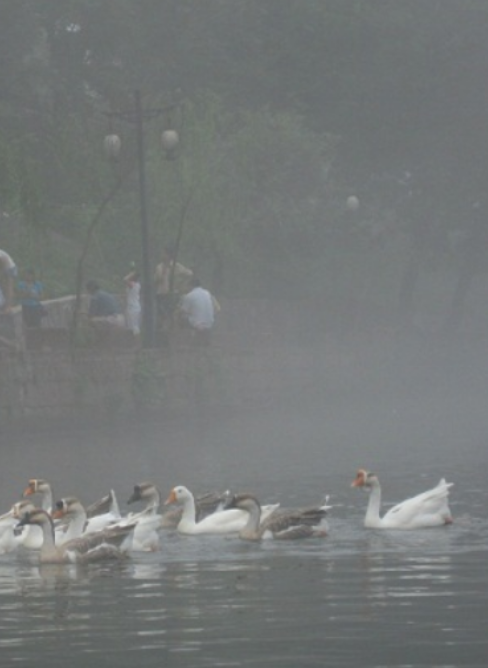
#> input picture 图像去雾/HazeRemoval/2.png, 488 x 668 px, found by its file name
$ python HeKaiming.py
#> lines starting #> are read from the running program, lines starting #| are printed output that depends on the picture
import cv2 as cv
import numpy as np

def Dark_Channel(image_min, r = 7):
    '''最小值滤波，滤波的半径由窗口大小决定'''
    return cv.erode(image_min, np.ones((2 * r + 1, 2 * r + 1)))


def Guided_Filter(img, p, r, eps):
    '''引导滤波'''
    # blur(src, dst, ksize, anchor, borderType)等价于boxFilter(src, dst,src.type(), anchor, true, borderType)
    mean_I = cv.blur(img, (r, r)) #I的均值平滑
    mean_p = cv.blur(p, (r, r)) #p的均值平滑

    mean_II = cv.blur(img * img, (r, r)) #I*I的均值平滑
    mean_Ip = cv.blur(img * p, (r, r)) #I*p的均值平滑

    var_I = mean_II - mean_I * mean_I #方差
    cov_Ip = mean_Ip - mean_I * mean_p #协方差

    a = cov_Ip / (var_I +eps) #相关因子a
    b = mean_p - a *mean_I #相关因子b

    mean_a = cv.blur(a, (r, r)) #对a进行均值平滑
    mean_b = cv.blur(b, (r, r)) #对b进行均值平滑

    q = mean_a * img + mean_b
    # print("q",q)
    return q

def get_A_t(Image, img_origin, V):
#输入：Image最小值图像，img_origion原图，w是t之前的修正参数，t0阈值，V导向滤波结果
#对于灰度图像：bright = R = G = B
#对于RGB图像，bright = (0.114 * B) + (0.587 * G) + (0.299 * R)
    rows, cols, channels = img_origin.shape
    size = rows * cols
    list = [0 for i in range(size)]
    m = 0
    for t in range(0, rows):
        for j in range(0, cols):
            list[m] = Image[t][j]
            m = m+1

    list.sort(reverse=True) #降序排序
    index =int(size * 0.001) #从暗通道中选取亮度最大的前0.1%
    Threshold = list[index+1] #阈值，后面要比这个大才行
    A = 0
    for i in range(0, rows):
        for j in range(0, cols):
            B = img_origin[i][j][0]
            G = img_origin[i][j][1]
            R = img_origin[i][j][2]
            bright = 0.114 * B + 0.587 * G + 0.299 * R
            if Image[i][j] > Threshold and bright > A:
                A = bright
    t = 1 - 0.95 * (V/A) #原文中w等于0.95，作者认为为了保持图像的真实感需要保留少量的“雾气”
    # t = np.maximum(t, 0.1) #把数组中小于某个值的数都设为0.1
    return A, t

def repair(Image, t, A, t0 = 0.1):
    rows, cols, channels = Image.shape
    J = np.zeros(Image.shape)
    for i in range(0, rows):
        for j in range(0, cols):
            for c in range(0, channels):
                t[i][j] = t[i][j] - 0.12 #调参感觉舒服多了
                J[i][j][c] = (Image[i][j][c]-A/255.0)/max(t[i][j],t0)+A/255.0
    return J

if __name__ == '__main__':
    img = cv.imread('./1/2.png')
#> img is the input picture: shape (668, 488, 3); mean B, G, R 119.9, 120.3, 116.7
    img_arr = np.array(img/255.0) #归一化
    img_min = np.min(img_arr, 2) #求出每个像素RGB分量中的最小值，存入一副和原始图像大小相同的灰度图中
    img_dark = Dark_Channel(img_min)
    A, t = get_A_t(img_dark, img, Guided_Filter(img_dark, img_min, r=81, eps=0.001))
#> in Guided_Filter, `mean_II = cv.blur(img * img, (r, r))`:
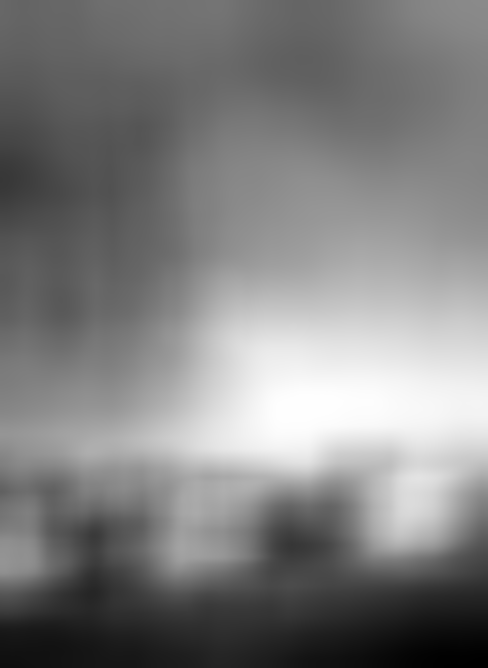
#> mean_II: shape (668, 488) float64; min 0.121, max 0.245, mean 0.183; drawn with min black and max white
#> in Guided_Filter, `mean_Ip = cv.blur(img * p, (r, r))`:
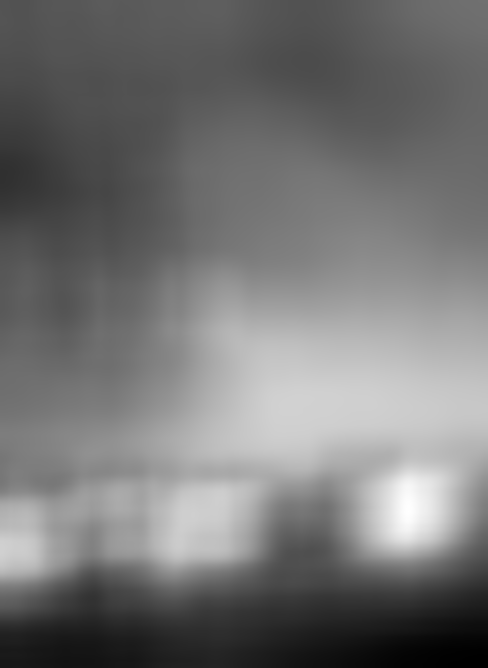
#> mean_Ip: shape (668, 488) float64; min 0.127, max 0.276, mean 0.196; drawn with min black and max white
#> in Guided_Filter, `var_I = mean_II - mean_I * mean_I`:
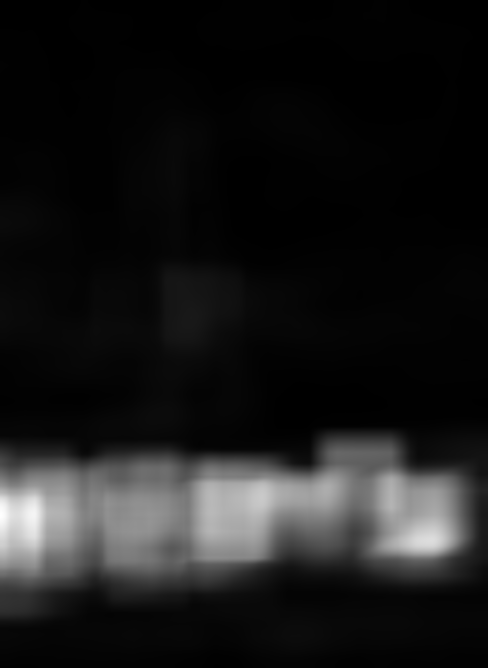
#> var_I: shape (668, 488) float64; min 5.16e-06, max 0.00624, mean 0.000642; drawn with min black and max white
#> in Guided_Filter, `a = cov_Ip / (var_I +eps)`:
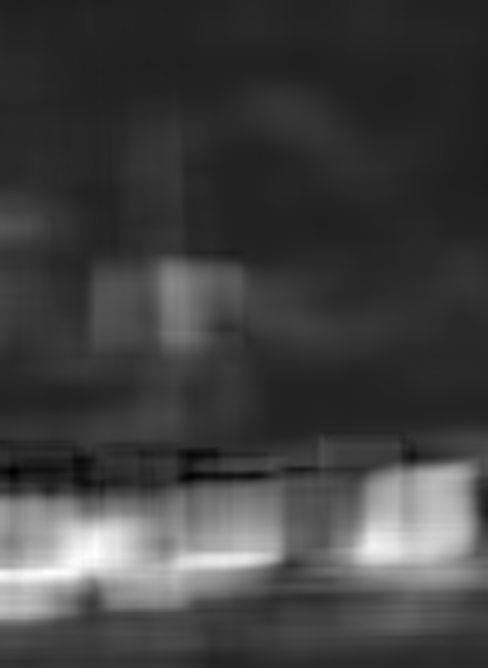
#> a: shape (668, 488) float64; min -0.156, max 1.12, mean 0.168; drawn with min black and max white
#> in Guided_Filter, `mean_a = cv.blur(a, (r, r))`:
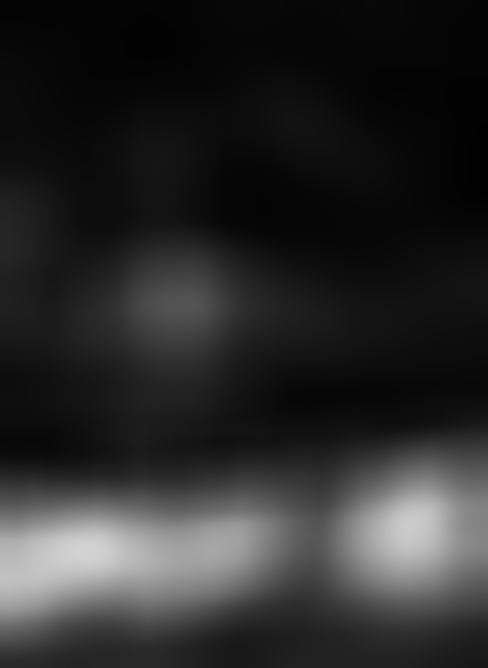
#> mean_a: shape (668, 488) float64; min 0.0092, max 0.826, mean 0.169
#> in Guided_Filter, `mean_b = cv.blur(b, (r, r))`:
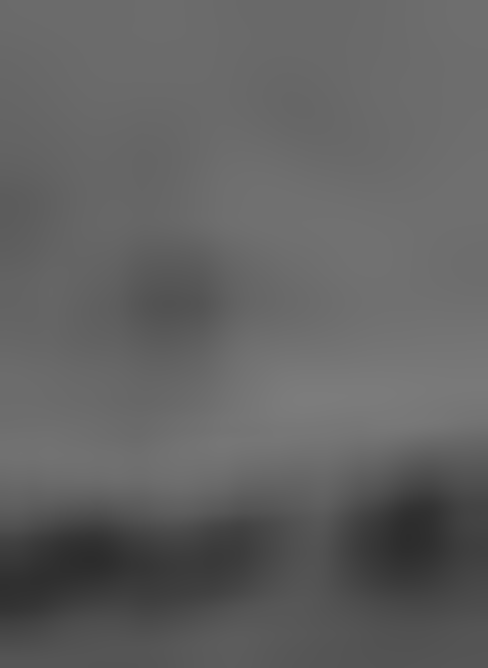
#> mean_b: shape (668, 488) float64; min 0.175, max 0.488, mean 0.385
#> in get_A_t, `rows, cols, channels = img_origin.shape`: rows = 668; cols = 488; channels = 3
#> in get_A_t, `size = rows * cols`: size = 325984
#> after the loop in get_A_t, `for t in range(0, rows):`: list = 325984 items; m = 325984
#> in get_A_t, `index =int(size * 0.001)`: index = 325
#> in get_A_t, `Threshold = list[index+1]`: Threshold = 0.639
#> after the loop in get_A_t, `for i in range(0, rows):`: A = 207
#> A = 207
    target = repair(img_arr, t, A)
#> after the loop in repair, `for i in range(0, rows):`:
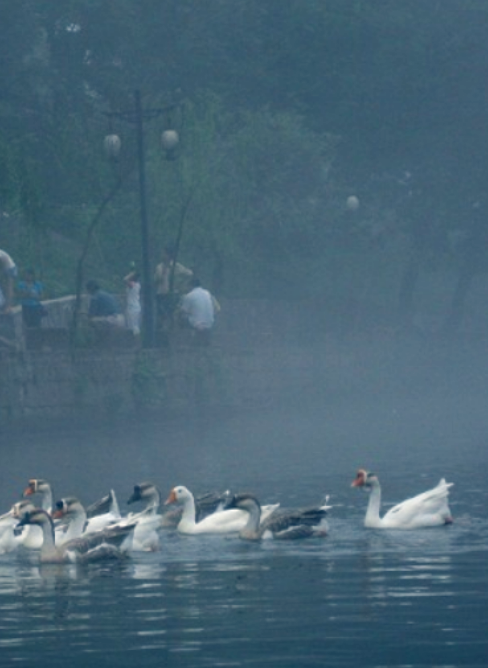
#> J: shape (668, 488, 3) float64; mean B, G, R 0.423, 0.363, 0.257; drawn with min black and max white


    cv.imshow('Origin', img)
    cv.imshow('Target', target)
    cv.waitKey()

$ run again, with 图像去雾/HazeRemoval/1.png copied over 图像去雾/HazeRemoval/2.png
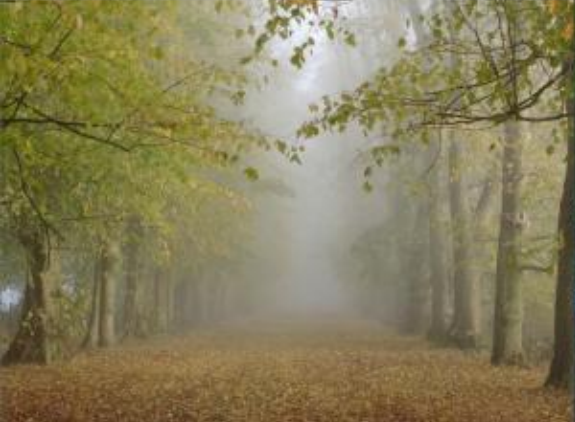
#> input picture 图像去雾/HazeRemoval/1.png, 575 x 422 px, found by its file name
#> img is the input picture: shape (422, 575, 3); mean B, G, R 90.7, 126.7, 135.3
#> in Guided_Filter, `q = mean_a * img + mean_b`:
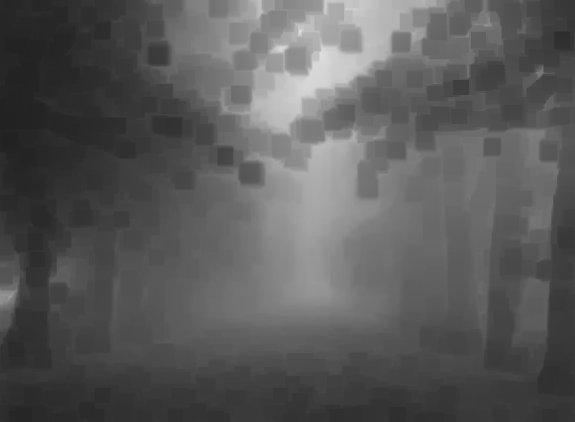
#> q: shape (422, 575) float64; min 0.135, max 0.883, mean 0.355
#> in get_A_t, `rows, cols, channels = img_origin.shape`: rows = 422; cols = 575; channels = 3
#> size = 242650
#> after the loop in get_A_t, `for t in range(0, rows):`: list = 242650 items; m = 242650
#> index = 242
#> Threshold = 0.788
#> after the loop in get_A_t, `for i in range(0, rows):`: A = 232.1
#> `cv.imshow('Target', target)`:
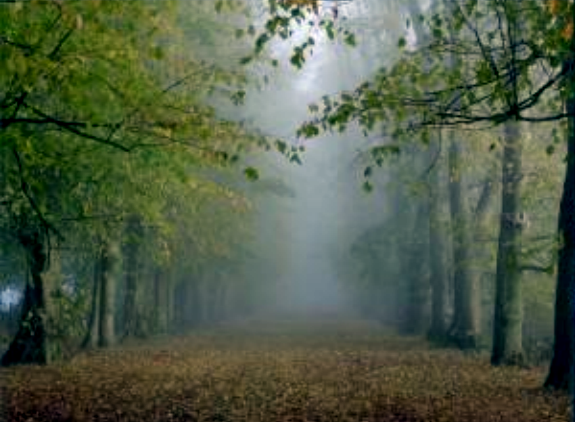
#> window 'Target': shape (422, 575, 3); mean B, G, R 70.9, 92.7, 80.8
